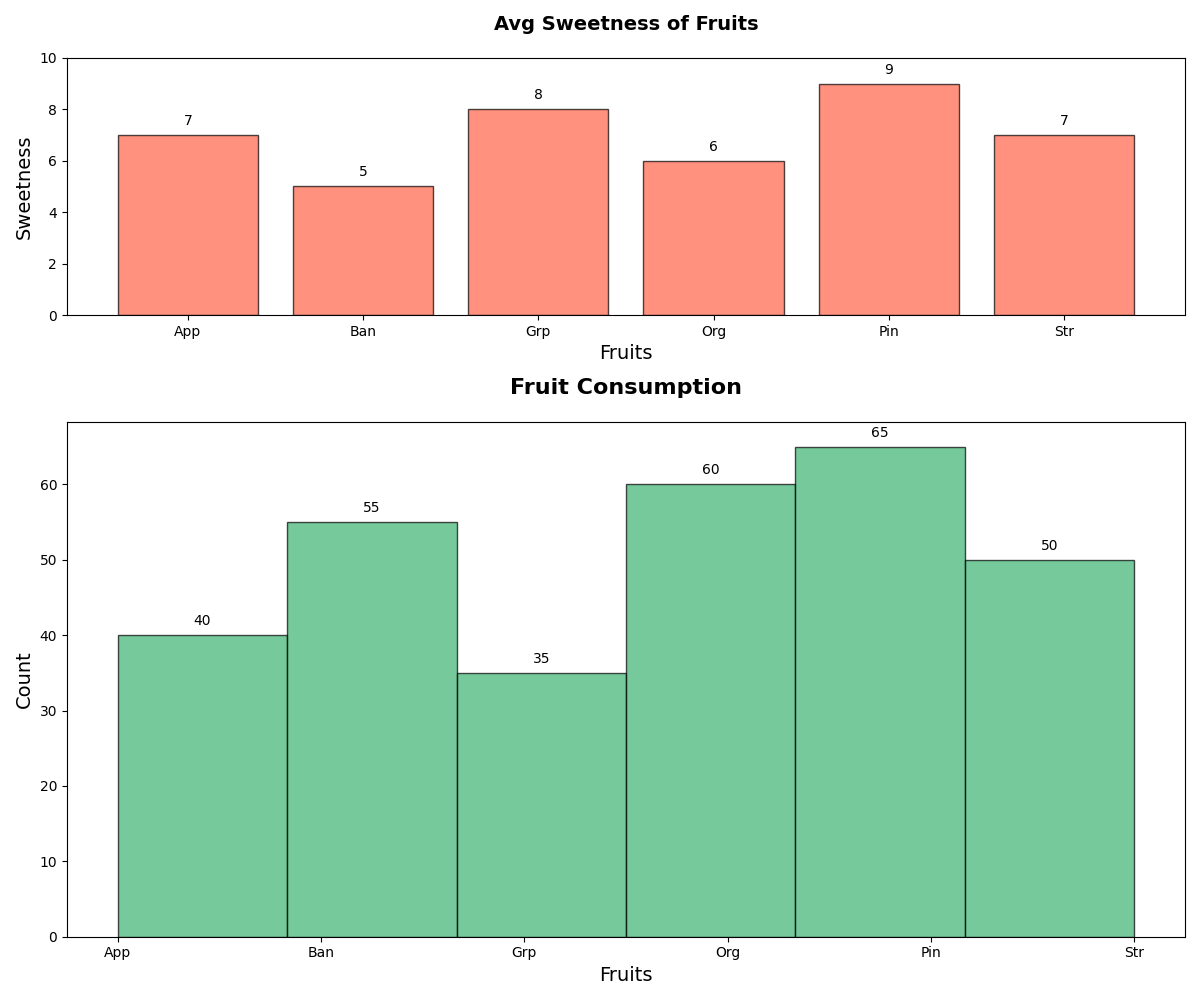

This chart was generated by the following Python code:
import matplotlib.pyplot as plt
import numpy as np

fruits = ['App', 'Ban', 'Grp', 'Org', 'Pin', 'Str']  # Shortened fruit labels
consumption_alpha = [15, 25, 10, 5, 30, 20]
consumption_beta = [20, 10, 15, 25, 10, 20]
consumption_gamma = [5, 20, 10, 30, 25, 10]
avg_sweetness_levels = [7, 5, 8, 6, 9, 7]

data = []
for fruit, count in zip(fruits * 3, consumption_alpha + consumption_beta + consumption_gamma):
    data.extend([fruit] * count)

fig, axs = plt.subplots(2, 1, figsize=(12, 10), gridspec_kw={'height_ratios': [1, 2]})

ax1 = axs[0]
ax1.bar(fruits, avg_sweetness_levels, color='tomato', edgecolor='black', alpha=0.7)
ax1.set_title('Avg Sweetness of Fruits', fontsize=14, fontweight='bold', pad=20)  # Shortened title
ax1.set_xlabel('Fruits', fontsize=14)  # Shortened xlabel
ax1.set_ylabel('Sweetness', fontsize=14)  # Shortened ylabel
ax1.set_ylim(0, 10)

for i, sweetness in enumerate(avg_sweetness_levels):
    ax1.annotate(f'{sweetness}', xy=(i, sweetness),
                 xytext=(0, 5), textcoords='offset points', ha='center', va='bottom', fontsize=10)

ax2 = axs[1]
n, bins, patches = ax2.hist(data, bins=len(fruits), edgecolor='black', color='mediumseagreen', alpha=0.7)
ax2.set_title('Fruit Consumption', fontsize=16, fontweight='bold', pad=20)  # Shortened title
ax2.set_xlabel('Fruits', fontsize=14)  # Shortened xlabel
ax2.set_ylabel('Count', fontsize=14)  # Shortened ylabel
ax2.set_xticks(np.arange(len(fruits)))
ax2.set_xticklabels(fruits)

for count, rect in zip(n, patches):
    height = rect.get_height()
    ax2.annotate(f'{int(count)}', xy=(rect.get_x() + rect.get_width() / 2, height),
                 xytext=(0, 5), textcoords='offset points', ha='center', va='bottom', fontsize=10)

plt.tight_layout()
plt.show()
